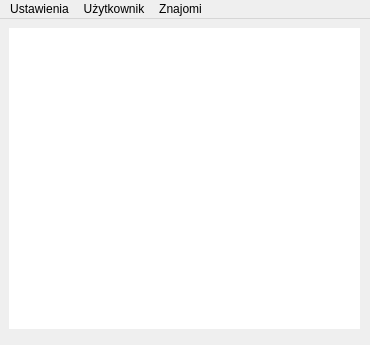
<?xml version="1.0" encoding="UTF-8"?>
<ui version="4.0">
 <class>MainWindow</class>
 <widget class="QMainWindow" name="MainWindow">
  <property name="geometry">
   <rect>
    <x>0</x>
    <y>0</y>
    <width>370</width>
    <height>345</height>
   </rect>
  </property>
  <property name="windowTitle">
   <string>Komunikator</string>
  </property>
  <widget class="QWidget" name="centralWidget">
   <widget class="QTableView" name="Znajomi">
    <property name="geometry">
     <rect>
      <x>9</x>
      <y>9</y>
      <width>351</width>
      <height>301</height>
     </rect>
    </property>
    <property name="font">
     <font>
      <pointsize>10</pointsize>
     </font>
    </property>
    <property name="frameShape">
     <enum>QFrame::NoFrame</enum>
    </property>
    <property name="verticalScrollBarPolicy">
     <enum>Qt::ScrollBarAlwaysOff</enum>
    </property>
    <property name="sizeAdjustPolicy">
     <enum>QAbstractScrollArea::AdjustIgnored</enum>
    </property>
    <property name="editTriggers">
     <set>QAbstractItemView::DoubleClicked</set>
    </property>
    <property name="alternatingRowColors">
     <bool>false</bool>
    </property>
    <property name="selectionMode">
     <enum>QAbstractItemView::SingleSelection</enum>
    </property>
    <property name="selectionBehavior">
     <enum>QAbstractItemView::SelectRows</enum>
    </property>
    <attribute name="horizontalHeaderVisible">
     <bool>false</bool>
    </attribute>
    <attribute name="verticalHeaderVisible">
     <bool>false</bool>
    </attribute>
    <attribute name="verticalHeaderShowSortIndicator" stdset="0">
     <bool>false</bool>
    </attribute>
   </widget>
  </widget>
  <widget class="QMenuBar" name="menuBar">
   <property name="geometry">
    <rect>
     <x>0</x>
     <y>0</y>
     <width>370</width>
     <height>26</height>
    </rect>
   </property>
   <widget class="QMenu" name="menuUstawienia">
    <property name="title">
     <string>Ustawienia</string>
    </property>
    <addaction name="actionPolaczenie"/>
   </widget>
   <widget class="QMenu" name="menuU_ytkownik">
    <property name="title">
     <string>Użytkownik</string>
    </property>
    <addaction name="actionLogowanie"/>
    <addaction name="actionZablokuj_konto"/>
    <addaction name="actionUsu_konto"/>
    <addaction name="actionZmie_klucz_publiczny"/>
    <addaction name="actionWyloguj"/>
    <addaction name="separator"/>
    <addaction name="actionZarejestruj_konto"/>
   </widget>
   <widget class="QMenu" name="menuZnajomi">
    <property name="title">
     <string>Znajomi</string>
    </property>
    <addaction name="actionSzukaj"/>
   </widget>
   <addaction name="menuUstawienia"/>
   <addaction name="menuU_ytkownik"/>
   <addaction name="menuZnajomi"/>
  </widget>
  <action name="actionPolaczenie">
   <property name="text">
    <string>Połączenie</string>
   </property>
  </action>
  <action name="actionLogowanie">
   <property name="text">
    <string>Zaloguj</string>
   </property>
  </action>
  <action name="actionZarejestruj_konto">
   <property name="text">
    <string>Zarejestruj konto</string>
   </property>
  </action>
  <action name="actionZablokuj_konto">
   <property name="text">
    <string>Zablokuj konto</string>
   </property>
  </action>
  <action name="actionUsu_konto">
   <property name="text">
    <string>Usuń konto</string>
   </property>
  </action>
  <action name="actionWyloguj">
   <property name="text">
    <string>Wyloguj</string>
   </property>
  </action>
  <action name="actionSzukaj">
   <property name="text">
    <string>Szukaj</string>
   </property>
  </action>
  <action name="actionZmie_klucz_publiczny">
   <property name="text">
    <string>Zmień klucz publiczny</string>
   </property>
  </action>
 </widget>
 <layoutdefault spacing="6" margin="11"/>
 <resources/>
 <connections/>
</ui>
